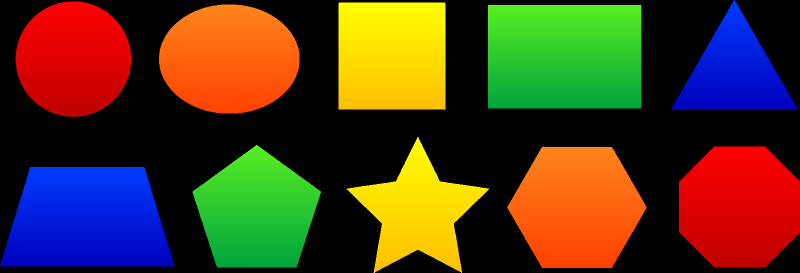
//> input picture shapes1.png, 1600 x 545 px (shown at 1/2 size)
$ ./FindShape_demo   (built with g++ and OpenCV 4)
//> lines starting //> are read from the running program, lines starting //| are printed output that depends on the picture; after the words box and inside, x2 and y2 are one past the last pixel; in counts of white or black regions, pixels touching at a corner belong together
#include "opencv2/imgcodecs.hpp"
#include "opencv2/highgui.hpp"
#include "opencv2/imgproc.hpp"
#include <iostream>

using namespace std;

void getContours(cv::Mat imgDil, cv::Mat img) {

	vector<vector<cv::Point>> contours;
	vector<cv::Vec4i> hierarchy; // 4 integer values


	cv::findContours(imgDil,contours,hierarchy,cv::RETR_EXTERNAL,cv::CHAIN_APPROX_SIMPLE);//RETR_EXTERNAL, CHAIN_APPROX_SIMPLE
	//cv::drawContours(img, contours, -1, cv::Scalar(255, 0, 255), 2);

	vector<vector<cv::Point>> conPoly(contours.size());
	vector<cv::Rect> rectangles(contours.size());
	string shapes;

	for (int i = 0; i < contours.size(); i++) {
		cout << cv::contourArea(contours[i]) << endl;

		if (cv::contourArea(contours[i]) > 1000) {

			float peri = cv::arcLength(contours[i], true);
			cv::approxPolyDP(contours[i], conPoly[i], 0.02 * peri, true); // can delete peri and put a fixed num

			cv::drawContours(img, contours, i, cv::Scalar(255, 0, 255), 2);

			cout << conPoly[i].size() << endl;

			rectangles[i] = cv::boundingRect(conPoly[i]);
			cv::rectangle(img, rectangles[i].tl(), rectangles[i].br(), cv::Scalar(0, 255, 0), 3);

			int cornerNum = (int)conPoly[i].size();

			if (cornerNum == 3) shapes = "triangle";
			else if (cornerNum == 4) shapes = "rectangle";
			else shapes = "circlar";

			cv::putText(img, shapes, { rectangles[i].x, rectangles[i].y +20 }, cv::FONT_HERSHEY_COMPLEX_SMALL, 1, cv::Scalar(255, 255, 255), 3);
		}
	}

}

int main() {

	cv::Mat imgGray, imgBlur, imgCanny, imgDil, imgErode;

	string path = "shapes1.png";
	cv::Mat img = cv::imread(path);
//> img is the input picture: 545 rows x 1600 cols, CV_8UC3; mean B, G, R 28.8, 58.3, 80.5

	cv::resize(img, img, cv::Size(600,300));
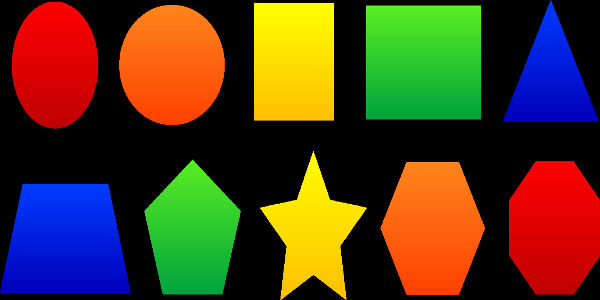
//> img: 300 rows x 600 cols, CV_8UC3; mean B, G, R 28.8, 58.2, 80.5

	cv::cvtColor(img, imgGray, cv::COLOR_RGB2GRAY);
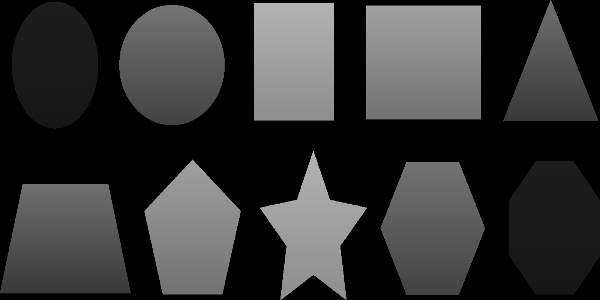
//> imgGray: 300 rows x 600 cols, CV_8UC1; min 0, max 179, mean 52
	cv::GaussianBlur(imgGray, imgBlur, cv::Size(3, 3), 5, 0);
	cv::Canny(imgBlur, imgCanny, 40, 80);
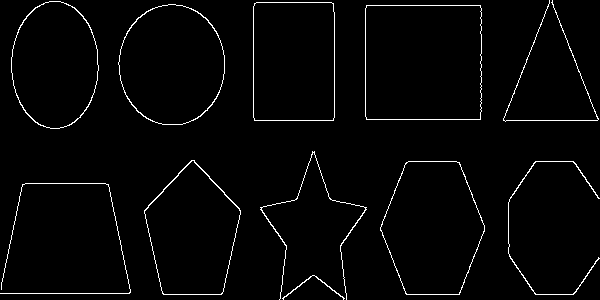
//> imgCanny: 300 rows x 600 cols, CV_8UC1; 2.3% white in thin lines or dots
	cv::Mat kernel = cv::getStructuringElement(cv::MORPH_RECT, cv::Size(3, 3));
	cv::dilate(imgCanny, imgDil, kernel);
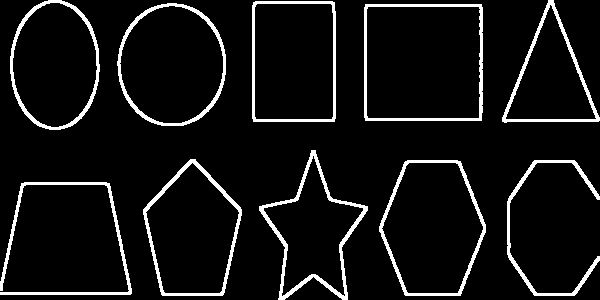
//> imgDil: 300 rows x 600 cols, CV_8UC1; 7.4% white; 10 white regions

	getContours(imgDil, img);
//> in getContours, `cv::findContours(imgDil,contours,hierarchy,cv::RETR_EXTERNAL,cv::CHAIN..`: contours = 10 contours; largest, box (x1, y1, x2, y2) and area: (364, 4, 483, 121) 13668, (379, 160, 486, 296) 10951, (117, 3, 226, 126) 10470, (252, 1, 336, 122) 9939, (143, 159, 242, 296) 9526
//> in getContours, `vector<vector<cv::Point>> conPoly(contours.size());`: conPoly = 10 empty contours
//> the loop in getContours, `for (int i = 0; i < contours.size(); i++)` made 10 passes
//> (peri, cornerNum) on passes 3 to 10: (421.1, 6), (391.3, 5), (491.7, 10), (469.8, 4), (385, 8), (402.5, 4), (382.4, 3), (366.3, 8)
//| 954.5
//| 876
//| 10951
//| 6
//| 9526.5
//| 5
//| 7548.5
//| 10
//| 13668
//| 4
//> (the first 10 of 14 printed lines)
//> (output is shown up to pass 8 of 10)
//> pass 3, in getContours, `cv::putText(img, shapes, { rectangles[i].x, rectangles[i].y +20 }, cv:..`:
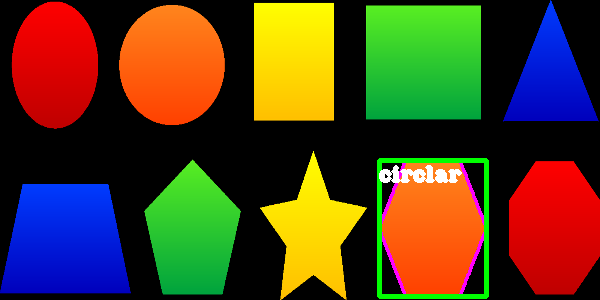
//> img: 300 rows x 600 cols, CV_8UC3; 2.29% of pixels changed, all inside (x1, y1, x2, y2) = (377, 158, 489, 299)
//> after the loop in getContours, `for (int i = 0; i < contours.size(); i++)`:
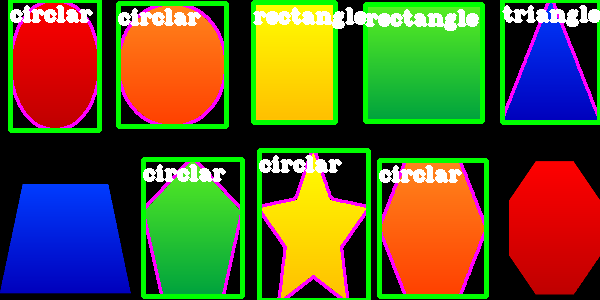
//> img: 300 rows x 600 cols, CV_8UC3; 14.63% of pixels changed, all inside (x1, y1, x2, y2) = (8, 0, 600, 300)

	cv::imshow("Image", img);
	// [4 lines of commented-out code are left out]

	cv::waitKey(0);

	return 0;
}

$ run again, with cicek.jpg saved as shapes1.png
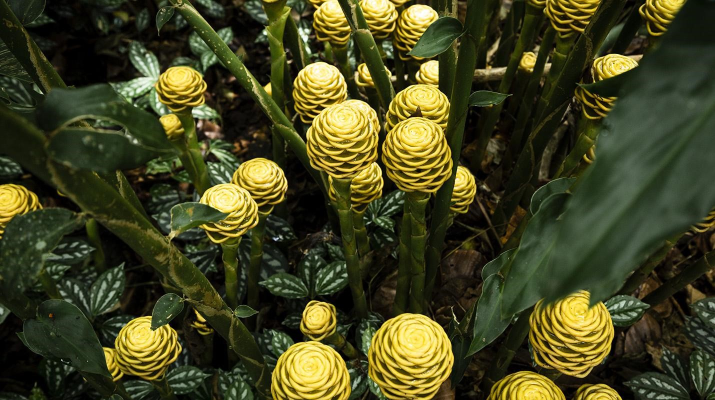
//> input picture cicek.jpg, 1430 x 800 px (shown at 1/2 size)
//> img is the input picture: 800 rows x 1430 cols, CV_8UC3; mean B, G, R 31.9, 68, 67.1
//> `cv::Canny(imgBlur, imgCanny, 40, 80);`:
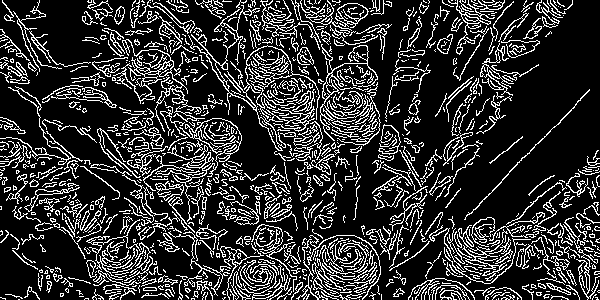
//> imgCanny: 300 rows x 600 cols, CV_8UC1; 19.5% white in thin lines or dots
//> imgDil: 300 rows x 600 cols, CV_8UC1; 57.7% white; 1088 black regions (905 under 20 px)
//> contours = 15 contours, 2 with area under 20; largest, box (x1, y1, x2, y2) and area: (0, 0, 600, 300) 136550, (463, 88, 591, 221) 606, (0, 116, 27, 135) 248, (4, 285, 41, 300) 152, (488, 135, 524, 165) 148
//> conPoly = 15 empty contours
//> the loop in getContours, `for (int i = 0; i < contours.size(); i++)` made 15 passes
//> (peri, cornerNum) on pass 15: (6495.3, 6)
//> (printed output is left out)
//> after the loop in getContours, `for (int i = 0; i < contours.size(); i++)`:
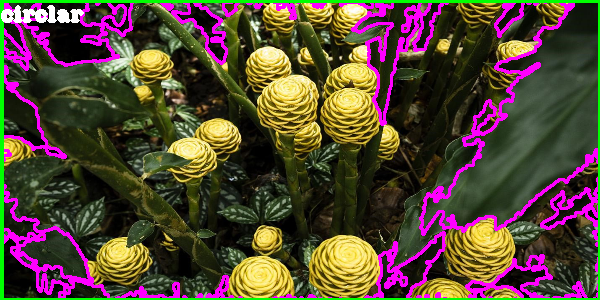
//> img: 300 rows x 600 cols, CV_8UC3; mean B, G, R 53.6, 70.3, 86.2
